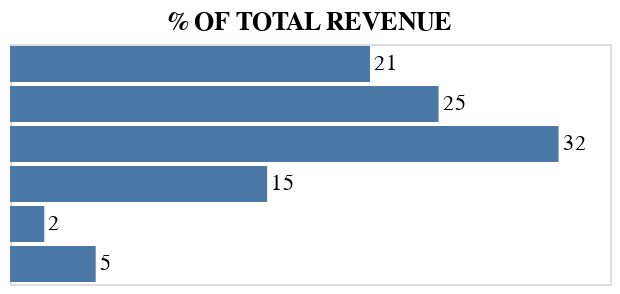

The code cell stored with this chart in its notebook:
### Markdown cell above
Now we do the same for the revenue column.

* In addition, the y-axis is removed.

### Code cell
base = alt.Chart(table_charts, title = "% OF TOTAL REVENUE").mark_bar().encode(
    y = alt.Y('Tier', sort = ["A+"]).axis(None),
    x = alt.X('% Revenue').axis(None),
    text = alt.Text("% Revenue", format = ".0f"))

final_rev = base.mark_bar() + base.mark_text(align = 'left', dx = 2)
final_rev

### Figure 1 — Vega-Lite specification as saved in the notebook (floating-point values rounded to 4 significant figures)
{"config": {"view": {"continuousWidth": 300, "continuousHeight": 300}}, "layer": [{"mark": {"type": "bar"}, "encoding": {"text": {"field": "% Revenue", "format": ".0f", "type": "quantitative"}, "x": {"axis": null, "field": "% Revenue", "type": "quantitative"}, "y": {"axis": null, "field": "Tier", "sort": ["A+"], "type": "nominal"}}, "title": "% OF TOTAL REVENUE"}, {"mark": {"type": "text", "align": "left", "dx": 2}, "encoding": {"text": {"field": "% Revenue", "format": ".0f", "type": "quantitative"}, "x": {"axis": null, "field": "% Revenue", "type": "quantitative"}, "y": {"axis": null, "field": "Tier", "sort": ["A+"], "type": "nominal"}}, "title": "% OF TOTAL REVENUE"}], "data": {"name": "data-35f9124c4b8dd7e8e6a83d69924ed8ee"}, "$schema": "https://vega.github.io/schema/vega-lite/v5.8.0.json", "datasets": {"data-35f9124c4b8dd7e8e6a83d69924ed8ee": [{"Tier": "A+", "# of Accounts": 19.0, "% Accounts": 1.746, "Revenue ($M)": 3.927, "% Revenue": 21.0}, {"Tier": "A", "# of Accounts": 77.0, "% Accounts": 7.077, "Revenue ($M)": 4.675, "% Revenue": 25.0}, {"Tier": "B", "# of Accounts": 338.0, "% Accounts": 31.07, "Revenue ($M)": 5.984, "% Revenue": 32.0}, {"Tier": "C", "# of Accounts": 425.0, "% Accounts": 39.06, "Revenue ($M)": 2.805, "% Revenue": 15.0}, {"Tier": "D", "# of Accounts": 24.0, "% Accounts": 2.206, "Revenue ($M)": 0.374, "% Revenue": 2.0}, {"Tier": "All other", "# of Accounts": 205.0, "% Accounts": 18.84, "Revenue ($M)": 0.935, "% Revenue": 5.0}]}}
